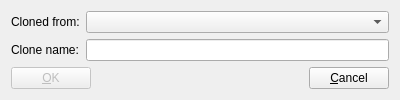
<ui version="4.0" >
 <class>CloneCardTypeDlg</class>
 <widget class="QDialog" name="CloneCardTypeDlg" >
  <property name="geometry" >
   <rect>
    <x>0</x>
    <y>0</y>
    <width>400</width>
    <height>100</height>
   </rect>
  </property>
  <property name="minimumSize" >
   <size>
    <width>400</width>
    <height>100</height>
   </size>
  </property>
  <property name="windowTitle" >
   <string>Clone card type</string>
  </property>
  <layout class="QVBoxLayout" name="verticalLayout_2" >
   <item>
    <layout class="QVBoxLayout" name="verticalLayout" >
     <item>
      <layout class="QGridLayout" name="gridLayout" >
       <item row="0" column="0" >
        <widget class="QLabel" name="label" >
         <property name="text" >
          <string>Cloned from:</string>
         </property>
        </widget>
       </item>
       <item row="0" column="1" >
        <widget class="QComboBox" name="parent_type" />
       </item>
       <item row="1" column="0" >
        <widget class="QLabel" name="label_2" >
         <property name="text" >
          <string>Clone name:</string>
         </property>
        </widget>
       </item>
       <item row="1" column="1" >
        <widget class="QLineEdit" name="name" />
       </item>
      </layout>
     </item>
     <item>
      <layout class="QHBoxLayout" name="horizontalLayout_3" >
       <item>
        <widget class="QPushButton" name="OK_button" >
         <property name="enabled" >
          <bool>false</bool>
         </property>
         <property name="text" >
          <string>&amp;OK</string>
         </property>
        </widget>
       </item>
       <item>
        <spacer name="horizontalSpacer" >
         <property name="orientation" >
          <enum>Qt::Horizontal</enum>
         </property>
         <property name="sizeHint" stdset="0" >
          <size>
           <width>40</width>
           <height>20</height>
          </size>
         </property>
        </spacer>
       </item>
       <item>
        <widget class="QPushButton" name="cancel_button" >
         <property name="text" >
          <string>&amp;Cancel</string>
         </property>
        </widget>
       </item>
      </layout>
     </item>
    </layout>
   </item>
  </layout>
 </widget>
 <resources/>
 <connections>
  <connection>
   <sender>OK_button</sender>
   <signal>clicked()</signal>
   <receiver>CloneCardTypeDlg</receiver>
   <slot>accept()</slot>
   <hints>
    <hint type="sourcelabel" >
     <x>92</x>
     <y>162</y>
    </hint>
    <hint type="destinationlabel" >
     <x>199</x>
     <y>149</y>
    </hint>
   </hints>
  </connection>
  <connection>
   <sender>cancel_button</sender>
   <signal>clicked()</signal>
   <receiver>CloneCardTypeDlg</receiver>
   <slot>reject()</slot>
   <hints>
    <hint type="sourcelabel" >
     <x>272</x>
     <y>162</y>
    </hint>
    <hint type="destinationlabel" >
     <x>199</x>
     <y>149</y>
    </hint>
   </hints>
  </connection>
  <connection>
   <sender>name</sender>
   <signal>textChanged(QString)</signal>
   <receiver>CloneCardTypeDlg</receiver>
   <slot>name_changed</slot>
   <hints>
    <hint type="sourcelabel" >
     <x>253</x>
     <y>48</y>
    </hint>
    <hint type="destinationlabel" >
     <x>199</x>
     <y>49</y>
    </hint>
   </hints>
  </connection>
 </connections>
</ui>
